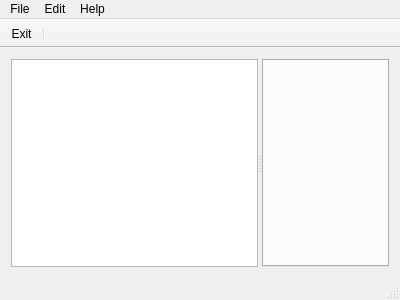
<?xml version="1.0" encoding="UTF-8"?>
<ui version="4.0">
 <class>MainWindow</class>
 <widget class="QMainWindow" name="MainWindow">
  <property name="geometry">
   <rect>
    <x>0</x>
    <y>0</y>
    <width>400</width>
    <height>300</height>
   </rect>
  </property>
  <property name="windowTitle">
   <string>MainWindow</string>
  </property>
  <widget class="QWidget" name="centralWidget">
   <layout class="QVBoxLayout" name="verticalLayout">
    <item>
     <widget class="QSplitter" name="splitter">
      <property name="orientation">
       <enum>Qt::Horizontal</enum>
      </property>
      <widget class="QTreeView" name="tableList"/>
      <widget class="QTabWidget" name="tabWidget">
       <property name="tabShape">
        <enum>QTabWidget::Rounded</enum>
       </property>
       <property name="currentIndex">
        <number>-1</number>
       </property>
       <property name="tabsClosable">
        <bool>true</bool>
       </property>
      </widget>
     </widget>
    </item>
   </layout>
  </widget>
  <widget class="QMenuBar" name="menuBar">
   <property name="geometry">
    <rect>
     <x>0</x>
     <y>0</y>
     <width>400</width>
     <height>28</height>
    </rect>
   </property>
   <widget class="QMenu" name="menuFile">
    <property name="title">
     <string>File</string>
    </property>
    <addaction name="actionRun_Query"/>
    <addaction name="separator"/>
    <addaction name="actionExit"/>
   </widget>
   <widget class="QMenu" name="menuEdit">
    <property name="title">
     <string>Edit</string>
    </property>
   </widget>
   <widget class="QMenu" name="menuHelp">
    <property name="title">
     <string>Help</string>
    </property>
    <addaction name="actionCheck_for_Update"/>
    <addaction name="separator"/>
    <addaction name="actionAbout"/>
   </widget>
   <addaction name="menuFile"/>
   <addaction name="menuEdit"/>
   <addaction name="menuHelp"/>
  </widget>
  <widget class="QToolBar" name="mainToolBar">
   <property name="movable">
    <bool>false</bool>
   </property>
   <attribute name="toolBarArea">
    <enum>TopToolBarArea</enum>
   </attribute>
   <attribute name="toolBarBreak">
    <bool>false</bool>
   </attribute>
   <addaction name="actionExit"/>
   <addaction name="separator"/>
  </widget>
  <widget class="QStatusBar" name="statusBar"/>
  <action name="actionExit">
   <property name="text">
    <string>Exit</string>
   </property>
   <property name="shortcut">
    <string>Ctrl+Q</string>
   </property>
  </action>
  <action name="actionAbout">
   <property name="text">
    <string>About</string>
   </property>
  </action>
  <action name="actionCheck_for_Update">
   <property name="text">
    <string>Check for Update...</string>
   </property>
  </action>
  <action name="actionRun_Query">
   <property name="text">
    <string>Run Query</string>
   </property>
  </action>
 </widget>
 <layoutdefault spacing="6" margin="11"/>
 <resources/>
 <connections/>
</ui>
